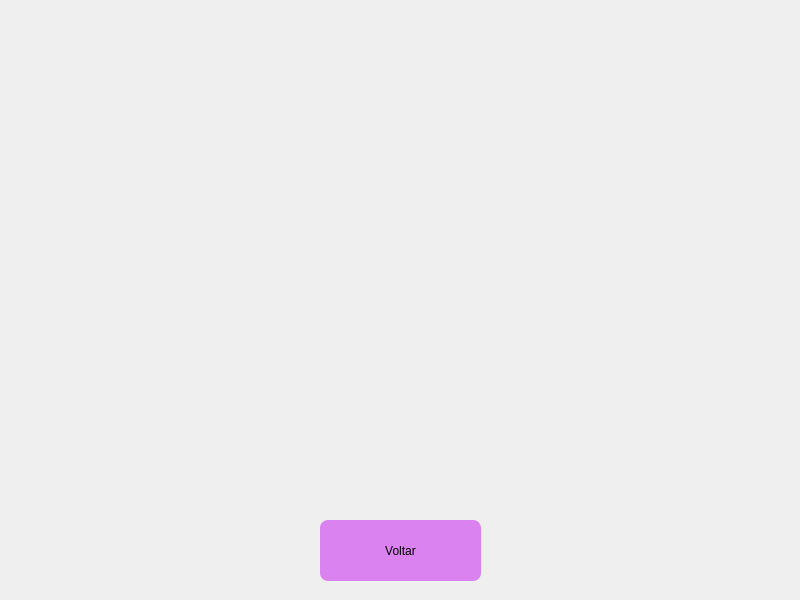
<?xml version="1.0" encoding="UTF-8"?>
<ui version="4.0">
 <class>rgb</class>
 <widget class="QMainWindow" name="rgb">
  <property name="geometry">
   <rect>
    <x>0</x>
    <y>0</y>
    <width>800</width>
    <height>600</height>
   </rect>
  </property>
  <property name="windowTitle">
   <string>MainWindow</string>
  </property>
  <widget class="QWidget" name="centralwidget">
   <widget class="QLabel" name="label">
    <property name="geometry">
     <rect>
      <x>0</x>
      <y>0</y>
      <width>800</width>
      <height>600</height>
     </rect>
    </property>
    <property name="minimumSize">
     <size>
      <width>800</width>
      <height>600</height>
     </size>
    </property>
    <property name="maximumSize">
     <size>
      <width>800</width>
      <height>600</height>
     </size>
    </property>
    <property name="text">
     <string/>
    </property>
    <property name="pixmap">
     <pixmap resource="../imagens/img.qrc">:/img/T3RGB.png</pixmap>
    </property>
    <property name="scaledContents">
     <bool>true</bool>
    </property>
   </widget>
   <widget class="QPushButton" name="volta">
    <property name="geometry">
     <rect>
      <x>320</x>
      <y>520</y>
      <width>161</width>
      <height>61</height>
     </rect>
    </property>
    <property name="styleSheet">
     <string notr="true">background-color: rgba(214, 102, 241, 80%);
font: 12pt &quot;Comic Sans MS&quot;;
border-radius: 8px</string>
    </property>
    <property name="text">
     <string>Voltar</string>
    </property>
   </widget>
  </widget>
 </widget>
 <resources>
  <include location="../imagens/img.qrc"/>
 </resources>
 <connections/>
</ui>
